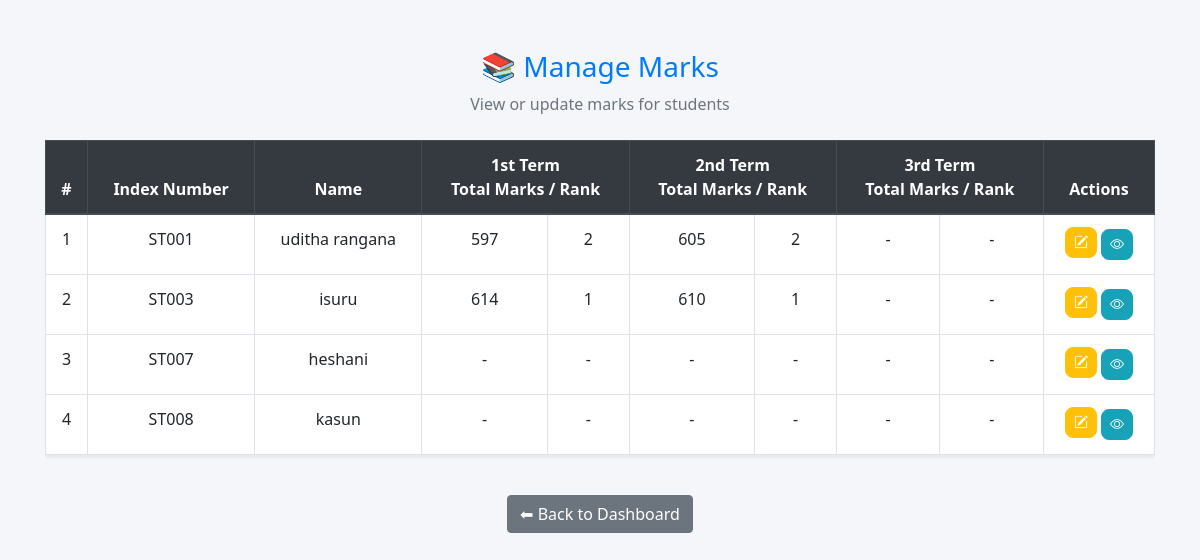
The page /teacher/manage_marks.php (signed in) on the database its author committed.
### tables this page shows
CREATE TABLE IF NOT EXISTS `students` (
  `id` int NOT NULL AUTO_INCREMENT,
  `index_no` varchar(20) NOT NULL,
  `name` varchar(100) NOT NULL,
  `class_id` int DEFAULT NULL,
  `category_1_sub` varchar(50) NOT NULL,
  `category_2_sub` varchar(50) NOT NULL,
  `category_3_sub` varchar(50) NOT NULL,
  `religion` varchar(50) NOT NULL,
  PRIMARY KEY (`id`),
  UNIQUE KEY `index_no` (`index_no`),
  KEY `class_id` (`class_id`)
);

### teacher/manage_marks.php (the view, shortened to what this page needs)
<?php
include("../library/db_conn.php");
$class_id = $_SESSION['class_id'];
$stmt = $conn->prepare("SELECT id, index_no, name FROM students WHERE class_id = ?");
$stmt->bind_param("i", $class_id);
$stmt->execute();
$result = $stmt->get_result();
?>
<!DOCTYPE html>
<html lang="en">
<head>
  <link rel="stylesheet" href="https://stackpath.bootstrapcdn.com/bootstrap/4.5.2/css/bootstrap.min.css">
  <link href="https://cdn.jsdelivr.net/npm/bootstrap-icons@1.9.1/font/bootstrap-icons.css" rel="stylesheet">
</head>
<body>
<div class="container">
  <div class="text-center mb-4">
    <h3 class="text-primary">📚 Manage Marks</h3>
    <p class="text-muted">View or update marks for students</p>
  </div>
  <div class="table-responsive">
    <table class="table table-bordered bg-white shadow-sm">
      <thead class="thead-dark">
        <tr>
          <th>#</th>
          <th>Index Number</th>
          <th>Name</th>
          <th colspan="2">1st Term <br> Total Marks / Rank</th>
          <th colspan="2">2nd Term <br> Total Marks / Rank</th>
          <th colspan="2">3rd Term <br> Total Marks / Rank</th>
          <th>Actions</th>
        </tr>
      </thead>
      <tbody>
        <?php
        if ($result->num_rows > 0):
          $serial = 1;
          while ($row = $result->fetch_assoc()):
        ?>
        <tr>
          <td><?= $serial++ ?></td>
          <td><?= htmlspecialchars($row['index_no']) ?></td>
          <td><?= htmlspecialchars($row['name']) ?></td>
          <?php
          for ($term = 1; $term <= 3; $term++) {
              $total_stmt = $conn->prepare("SELECT SUM(marks) AS total FROM marks WHERE student_id = ? AND term = ?");
              $total_stmt->bind_param("ii", $row['id'], $term);
              $total_stmt->execute();
              $total_result = $total_stmt->get_result()->fetch_assoc();
              $total_marks = $total_result['total'] ?? 0;
              $rank_stmt = $conn->prepare("
                  SELECT student_id, SUM(marks) AS total
                  FROM marks
                  WHERE class_id = ? AND term = ?
                  GROUP BY student_id
                  ORDER BY total DESC
              ");
              $rank_stmt->bind_param("ii", $class_id, $term);
              $rank_stmt->execute();
              $rank_result = $rank_stmt->get_result();
              $rank = 1;
              $found = false;
              while ($rank_row = $rank_result->fetch_assoc()) {
                  if ($rank_row['student_id'] == $row['id']) {
                      $found = true;
                      break;
                  }
                  $rank++;
              }
              echo "<td>" . ($total_marks ?: '-') . "</td>";
              echo "<td>" . ($found ? $rank : '-') . "</td>";
          }
          ?>
          <td>
            <a href="update_marks.php?id=<?= $row['id'] ?>" class="btn btn-warning btn-sm text-white mb-1" title="Update Marks">
              <i class="bi bi-pencil-square"></i>
            </a>
            <a href="view_student_marks.php?id=<?= $row['id'] ?>" class="btn btn-info btn-sm" title="View Marks">
              <i class="bi bi-eye"></i>
            </a>
          </td>
        </tr>
        <?php endwhile; else: ?>
        <tr>
          <td colspan="10" class="text-center text-muted">No students found</td>
        </tr>
        <?php endif; ?>
      </tbody>
    </table>
  </div>
  <div class="text-center mt-4">
    <a href="teacher_dashboard.php" class="btn btn-secondary">⬅ Back to Dashboard</a>
  </div>
</div>
</body>
</html>

### teacher/manage_marks.php (style rules this page uses)
body { background-color: #f4f6f9; font-family: 'Segoe UI', sans-serif; }
.container { margin-top: 50px; }
.btn-sm { border-radius: 8px; }
table th, table td { vertical-align: middle; text-align: center; }

### rows shown on the page
students: index_no "ST001", name "uditha rangana", total_marks "597", rank "2", total_marks "605", total_marks "-"
students: index_no "ST003", name "isuru", total_marks "614", rank "1", total_marks "610", total_marks "-"
students: index_no "ST007", name "heshani", total_marks "-"
students: index_no "ST008", name "kasun", total_marks "-"
